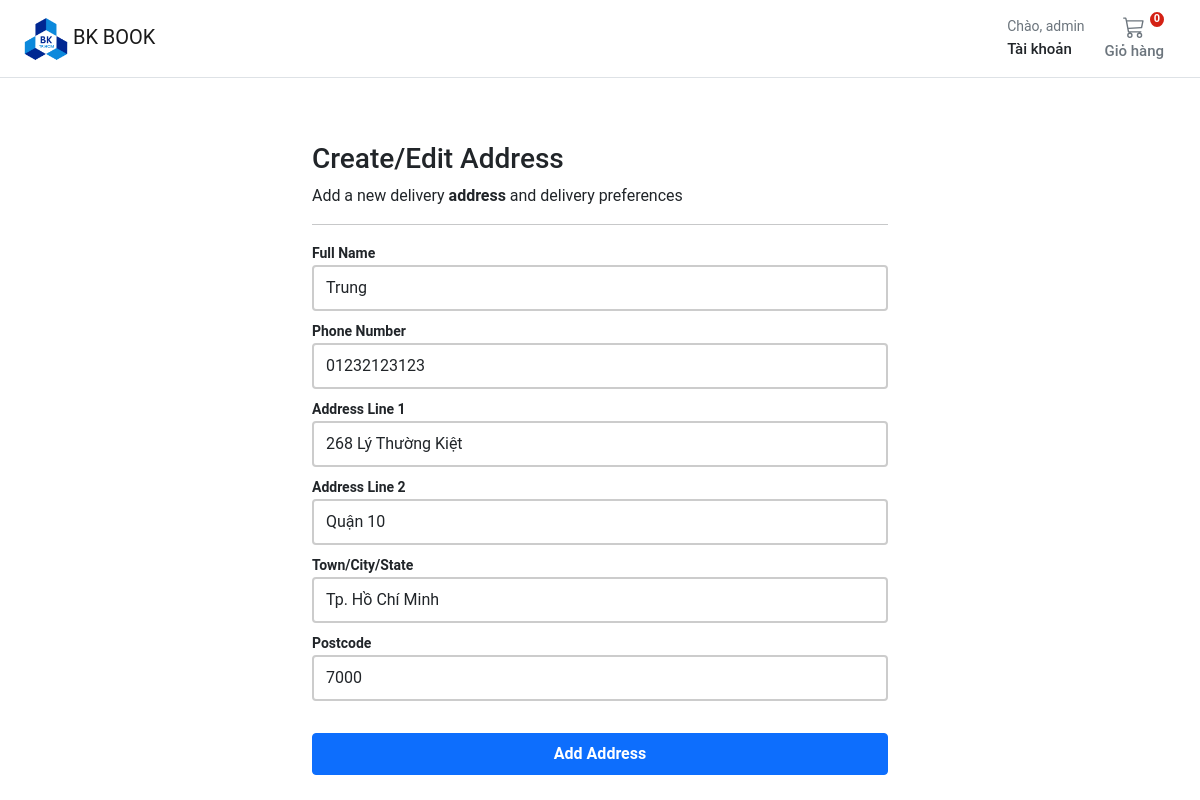
The page /account/addresses/edit/784c1c5c38e74b9a996bedd5d038552f/ (signed in) on the database its author committed.
### account/models.py (models this page shows, shortened)
class Customer(AbstractBaseUser, PermissionsMixin):
    email = models.EmailField(_('email address'), unique=True)
    name = models.CharField(max_length=150)
    mobile = models.CharField(max_length=20, blank=True)
    is_active = models.BooleanField(default=False)
    is_staff = models.BooleanField(default=False)
    created = models.DateTimeField(auto_now_add=True)
    updated = models.DateTimeField(auto_now=True)
    objects = CustomAccountManager()
    USERNAME_FIELD = 'email'
    REQUIRED_FIELDS = ['name']
    class Meta:
        verbose_name = "Accounts"
        verbose_name_plural = "Accounts"

class Address(models.Model):
    id = models.UUIDField(primary_key=True, default=uuid.uuid4, editable=False)
    customer = models.ForeignKey(Customer, verbose_name=_("Customer"), on_delete=models.CASCADE)
    full_name = models.CharField(_("Full Name"), max_length=150)
    phone = models.CharField(_("Phone Number"), max_length=50)
    postcode = models.CharField(_("Postcode"), max_length=50)
    address_line = models.CharField(_("Address Line 1"), max_length=255)
    address_line2 = models.CharField(_("Address Line 2"), max_length=255)
    town_city = models.CharField(_("Town/City/State"), max_length=150)
    delivery_instructions = models.CharField(_("Delivery Instructions"), max_length=255)
    created_at = models.DateTimeField(_("Created at"), auto_now_add=True)
    updated_at = models.DateTimeField(_("Updated at"), auto_now=True)
    default = models.BooleanField(_("Default"), default=False)
    class Meta:
        verbose_name = "Address"
        verbose_name_plural = "Addresses"

### account/views.py (the view)
# urls.py: path("addresses/edit/<slug:id>/", views.edit_address, name="edit_address"),
@login_required
def edit_address(request, id):
    if request.method == "POST":
        address = Address.objects.get(pk=id, customer=request.user)
        address_form = UserAddressForm(instance=address, data=request.POST)
        if address_form.is_valid():
            address_form.save()
            return HttpResponseRedirect(reverse("account:addresses"))
    else:
        address = Address.objects.get(pk=id, customer=request.user)
        address_form = UserAddressForm(instance=address)
    return render(request, "account/dashboard/edit_addresses.html", {"form": address_form})

### account/forms.py
class UserAddressForm(forms.ModelForm):
    class Meta:
        model = Address
        fields = ["full_name", "phone", "address_line", "address_line2", "town_city", "postcode"]
    def __init__(self, *args, **kwargs):
        super().__init__(*args, **kwargs)
        self.fields["full_name"].widget.attrs.update(
            {"class": "form-control mb-2 account-form", "placeholder": "Full Name"}
        )
        self.fields["phone"].widget.attrs.update({"class": "form-control mb-2 account-form", "placeholder": "Phone"})
        self.fields["address_line"].widget.attrs.update(
            {"class": "form-control mb-2 account-form", "placeholder": "Full Name"}
        )
        self.fields["address_line2"].widget.attrs.update(
            {"class": "form-control mb-2 account-form", "placeholder": "Full Name"}
        )
        self.fields["town_city"].widget.attrs.update(
            {"class": "form-control mb-2 account-form", "placeholder": "Full Name"}
        )
        self.fields["postcode"].widget.attrs.update(
            {"class": "form-control mb-2 account-form", "placeholder": "Full Name"}
        )

### basket/basket.py (called while the page is built)
    def __len__(self):
        return sum(item["qty"] for item in self.basket.values())

### basket/context_processors.py (called while the page is built)
def basket(request):
    return {'basket': Basket(request)}

### store/context_processors.py (called while the page is built)
def categories(request):
    return {"categories": Category.objects.filter(level=0)}

### store/models.py (called while the page is built)
    def get_absolute_url(self):
        return reverse("store:category_list", args=[self.slug])

### templates/account/dashboard/edit_addresses.html (shortened to what this page needs)
{% extends "../sub_base.html" %}
{% block sub_content %}
<div class="col-6 mx-auto">
  <h1 class="h3">Create/Edit Address</h1>
  <div>Add a new delivery <b>address</b> and delivery preferences</div>
  <hr />
  <form name="address_form" class="account-form" method="post" enctype="multipart/form-data">
    <label class="small fw-bold">{{ form.full_name.label}}</label>
    {{ form.full_name }}
    <label class="small fw-bold">{{ form.phone.label}}</label>
    {{ form.phone }}
    <label class="small fw-bold">{{ form.address_line.label}}</label>
    {{ form.address_line }}
    <label class="small fw-bold">{{ form.address_line2.label}}</label>
    {{ form.address_line2 }}
    <label class="small fw-bold">{{ form.town_city.label}}</label>
    {{ form.town_city }}
    <label class="small fw-bold">{{ form.postcode.label}}</label>
    {{ form.postcode }}
    <button class="btn btn-primary btn-block py-2 mb-4 mt-4 fw-bold w-100" type="button" value="Submit" onclick="submitForm()">
    Add Address
    </button>
  </form>
</div>
{% endblock %}

### templates/base.html (shortened to what this page needs)
{% load static %}
<!DOCTYPE html>
<html>
<head>
  <link href="https://cdn.jsdelivr.net/npm/bootstrap@5.0.0-beta1/dist/css/bootstrap.min.css" rel="stylesheet"
>
  <link rel="stylesheet" href="{% static 'core/css/base.css' %}">
  <link rel="stylesheet" href="{% block stylesheet %}{% endblock %}">
</head>
<body>
  <header class="pb-3">
    <nav class="navbar navbar-expand-md navbar-light bg-white border-bottom">
      <div class="container-fluid px-md-4">
        <div class="d-flex w-100 navbar-collapse">
          <a class="navbar-brand d-flex-inline" href="/">
            <img src="{% static 'logo.png' %}" alt="Logo" width="44" height="44"> BK BOOK
          </a>
          <div>
            <div class="collapse navbar-collapse" id="navbarSupportedContent2">
              <ul class="navbar-nav me-auto mb-2 mb-lg-0">
                <li class="nav-item dropdown">
                  <a class="nav-link dropdown-toggle text-reset" href="#" id="navbarDropdown" role="button"
                    data-bs-toggle="dropdown" aria-expanded="false">
                    <div class="small text-muted">Chào,
                      {% if user.is_authenticated %}
                        {{ request.user.name }}
                      {% else %}
                      Login
                      {% endif %}
                    </div>
                    <span class="fs15 fw500">Tài khoản
                    </span>
                  </a>
                </li>
              </ul>
            </div>
          </div>
          <a type="button" role="button" href="{% url "basket:basket_summary" %}"
            class="btn btn-outline-secondary border-0 basket-btn">
            {% with total_qty=basket|length %}
            <div id="basket-qty" class="basket-qty">
              {% if total_qty > 0 %}
              {{ total_qty }}
              {% else %}
              0
              {% endif %}
            </div>
            {% endwith %}
            <div>
            </div>
            <span class="fs15 fw500">Giỏ hàng</span>
          </a>
        </div>
      </div>
    </nav>
  </header>
  <main class="pt-5">
    <div id="content">{% block content %} {% endblock %}</div>
  </main>
</body>
</html>

### static/core/css/base.css (style rules this page uses)
.dropdown-toggle::after { display: none; }
html, body, p, div { letter-spacing: -0.02px; font-family: 'Roboto', sans-serif; }
.fs15 { font-size: 0.9375rem; }
.fw500 { font-weight: 500; }
.basket-qty { color: #fff; background: #d42114; border: 2px solid #fff; border-radius: 50%; text-align: center; font-size: 11px; height: 15px; width: 14px; position: absolute; box-sizing: content-box; font-weight: 600; display: flex; justify-content: center; align-items: center; top: 1px; right: 10px; }
.basket-btn { position: relative; }

### static/account/css/account.css (style rules this page uses)
.account-form input { border: 2px solid #ccc; height: calc(2em + .75rem + 2px); }

### rows shown on the page
Customer: user.name "admin"
Address: full_name "Trung", phone "01232123123", address_line "268 Lý Thường Kiệt", address_line2 "Quận 10", town_city "Tp. Hồ Chí Minh", postcode "7000"
